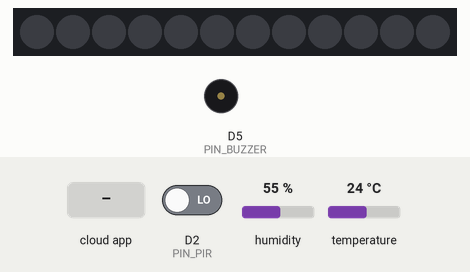
This sketch was run on a simulated ESP8266 (NodeMCU). Shown: 12 RGB LEDs in strip order, left to right, buzzer (waves = sounding). The test bench sets the inputs (shaded band); at power-on: D2 (PIN_PIR) LOW, humidity 55 %, temperature 24 °C. WiFi joins after 1.5 s; servers stay silent unless stated; the Firebase database answers and starts empty; what the sketch prints to the serial monitor is not drawn.

Above: at 2.7 s.
2.8 s: D2 (PIN_PIR) driven HIGH
At 8.8 s:
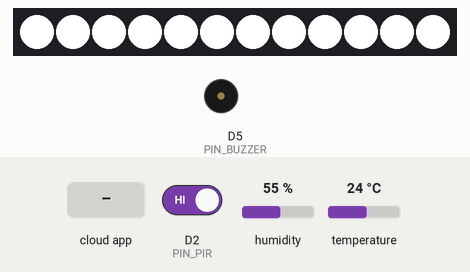
16.0 s: the phone or cloud app sets L1 to 0
At 26.1 s:
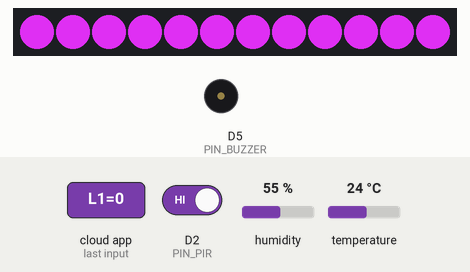
26.6 s: the phone or cloud app sets L1 to 1
At 31.5 s:
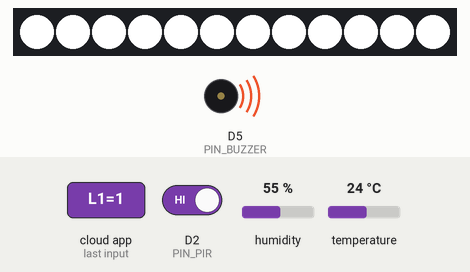
Timing chart, 0 to 39.6 s (numbered marks = the images above; inputs shaded):
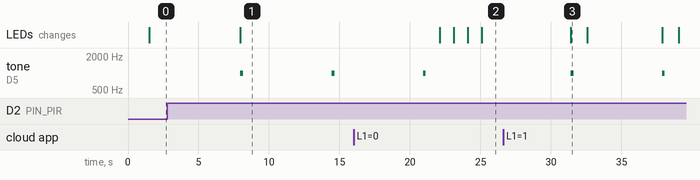

The sketch:

yukjadiyuk.ino
```cpp
#include "DHT.h"
#define DHTPIN 5
#define DHTTYPE DHT11 // pin dht 11

#include <Arduino.h>
#if defined(ESP32)
  #include <WiFi.h>
#elif defined(ESP8266)
  #include <ESP8266WiFi.h>
#endif
#include <Firebase_ESP_Client.h>

#include <Adafruit_NeoPixel.h>

#define PIN_PIR       D2   // Pin GPIO yang terhubung dengan sensor PIR
#define PIN_NEOPIXEL  D4   // Pin GPIO yang terhubung dengan data lampu Neopixel Ring
#define PIN_BUZZER    D5   // Pin GPIO yang terhubung dengan sensor buzzer
#define NUM_PIXELS    12   // Jumlah pixel pada lampu Neopixel Ring


DHT dht(DHTPIN, DHTTYPE);
Adafruit_NeoPixel pixels(NUM_PIXELS, PIN_NEOPIXEL, NEO_GRB + NEO_KHZ800);

//Provide the token generation process info.
#include "addons/TokenHelper.h"
//Provide the RTDB payload printing info and other helper functions.
#include "addons/RTDBHelper.h"

// Insert your network credentials
#define WIFI_SSID "abc"
#define WIFI_PASSWORD "12345678"

// Insert Firebase project API Key
#define API_KEY "AIzaSyAQSCsQJHfCiQnUcokkrTImhYQGCCrYthQ"

// Insert RTDB URLefine the RTDB URL */
#define DATABASE_URL "https://yeeejadi-default-rtdb.firebaseio.com/"

//Define Firebase Data object
FirebaseData fbdo;


FirebaseAuth auth;
FirebaseConfig config;

//unsigned long sendDataPrevMillis = 0;
//int count = 0;
bool signupOK = false;

// Fungsi untuk mengatur warna pada semua pixel lampu Neopixel Ring
void setColor(uint8_t red, uint8_t green, uint8_t blue) {
  for (int i = 0; i < NUM_PIXELS; i++) {
    pixels.setPixelColor(i, pixels.Color(red, green, blue));
  }
  pixels.show();
}

void setup() {
  pinMode(DHTPIN, INPUT);
  dht.begin();
  Serial.begin(9600);
  WiFi.begin(WIFI_SSID, WIFI_PASSWORD);
  Serial.print("Connecting to Wi-Fi");
  while (WiFi.status() != WL_CONNECTED){
    Serial.print(".");
    delay(300);
  }
  Serial.println();
  Serial.print("Connected with IP: ");
  Serial.println(WiFi.localIP());
  Serial.println();

  /* Assign the api key (required) */
  config.api_key = API_KEY;

  /* Assign the RTDB URL (required) */
  config.database_url = DATABASE_URL;

  /* Sign up */
  if (Firebase.signUp(&config, &auth, "", "")){
    Serial.println("ok");
    signupOK = true;
  }else{
    Serial.printf("%s\n", config.signer.signupError.message.c_str());
  }

  /* Assign the callback function for the long running token generation task */
  config.token_status_callback = tokenStatusCallback; //see addons/TokenHelper.h

  Firebase.begin(&config, &auth);
  Firebase.reconnectWiFi(true);

  pinMode(PIN_PIR, INPUT);
  pinMode(PIN_BUZZER, OUTPUT);
  pixels.begin();  // Inisialisasi lampu Neopixel Ring


}


void loop() {

// Membaca status sensor PIR
  int pirStatus = digitalRead(PIN_PIR);
  // Jika sensor PIR mendeteksi gerakan
  if (pirStatus == HIGH) {
    // Mengatur lampu Neopixel Ring menjadi warna putih
    setColor(255, 255, 255);
  // Menyalakan sensor buzzer
    tone(PIN_BUZZER, 1000, 200); // Frekuensi 1000Hz, durasi 200ms
  } else {
    // Mematikan lampu Neopixel Ring
    setColor(0, 0, 0);
     // Mematikan sensor buzzer
    noTone(PIN_BUZZER);
  }

 delay(1000);

  float h = dht.readHumidity();

  float t = dht.readTemperature();

  if (Firebase.ready() && signupOK ) {

     if (Firebase.RTDB.getString(&fbdo, "DHT/L1")) {
      if (fbdo.stringData() == "0") {
          // Mengatur lampu Neopixel Ring menjadi warna-warni
          // Mengubah semua pixel menjadi warna merah
        setColor(255, 0, 0);
        delay(1000);

          // Mengubah semua pixel menjadi warna hijau
        setColor(0, 255, 0);
        delay(1000);

          // Mengubah semua pixel menjadi warna biru
        setColor(0, 0, 255);
        delay(1000);

          // Mengubah semua pixel menjadi warna ungu
        setColor(197, 42, 215);
        delay(1000);


      } else if(fbdo.stringData() == "1") {
          // Mematikan lampu Neopixel Ring
          setColor(0, 0, 0);
      }
    }

    if (isnan(h) || isnan(t)) {
    Serial.println("Failed to read from DHT sensor!");
    return;
  }

      // Kirim data kelembaban dan suhu ke Firebase
    Firebase.RTDB.setFloat(&fbdo, "DHT/kelembapan", h);
    Firebase.RTDB.setFloat(&fbdo, "DHT/suhu", t);

    Serial.print("Kelembapan: ");
    Serial.println(h);
    Serial.print("Suhu: ");
    Serial.println(t);

    delay(5000); // Kirim data setiap 5 detik

  }

  Serial.println("______________________________");


}
```

Measured:
- after the input at 2.8 s, tone on D5 (PIN_BUZZER): alternates 1000 Hz for 0.20 s and silent for 6.3 s, starting after 5.2 s; the LEDs: change after 5.2 s (image 1)
- after the input at 16.0 s, the LEDs: first change after 6.1 s (image 2 shows a later state)
- after the input at 26.6 s, tone on D5 (PIN_BUZZER): silent → 1000 Hz after 11.3 s, → silent 0.20 s later
